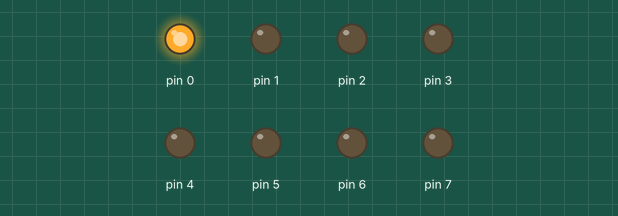
Recording of a sketch running on a simulated Arduino Uno, built with avr-gcc and run on an emulated ATmega328P. Parts: output pins drawn as LEDs (lit = HIGH).

Above: at 0.15 s.
At 1.05 s:
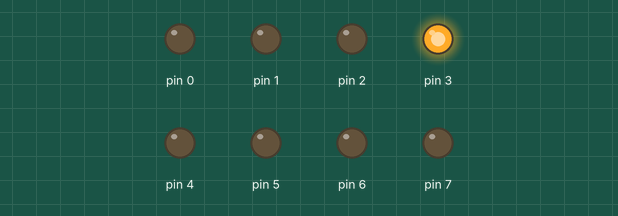
At 1.65 s:
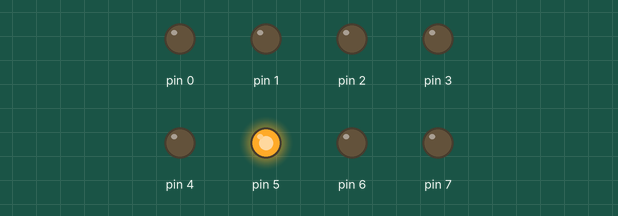
At 2.25 s:
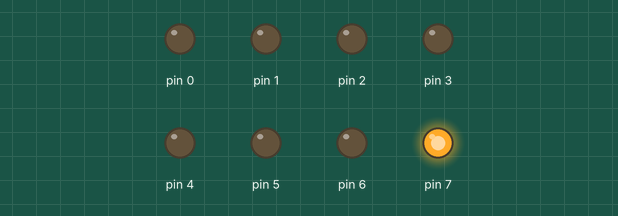
At 3.75 s:
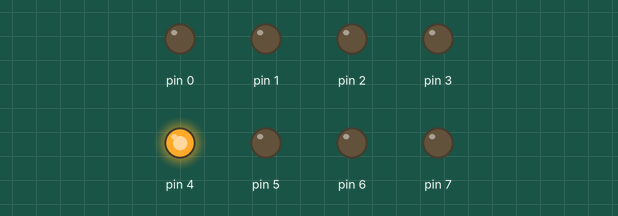
At 5.25 s:
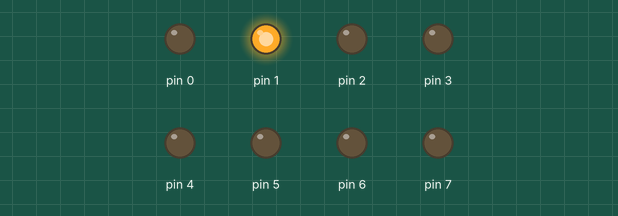
Timing chart, 0 to 5.5 s (numbered marks = the images above):
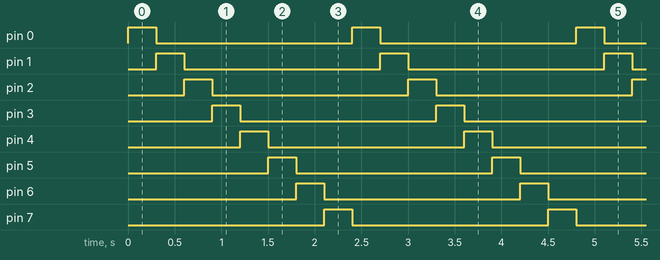

The sketch:

led_8_LtoR.ino
```cpp
void setup() {
  // put your setup code here, to run once:
  int x;
  for(x = 0; x < 8; x++) {
    pinMode(x, OUTPUT);
  }
}

void loop() {
  // put your main code here, to run repeatedly:
  int y = 0x01;
  int i;

  for(i = 0; i < 8; i++) {
    PORTD = y;
    y = y << 1;
    delay(300);
  }
}
```

Measured:
- by itself, pin 0–7: alternates HIGH for 0.30 s and LOW for 2.1 s
- by itself, everything shown: repeats every 2.4 s, in 8 steps
